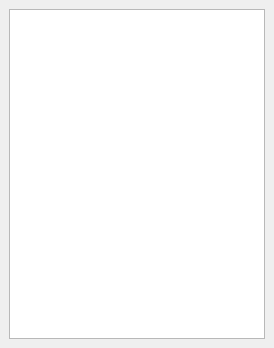
<?xml version="1.0" encoding="UTF-8"?>
<ui version="4.0">
 <class>ProjectManager</class>
 <widget class="QDockWidget" name="ProjectManager">
  <property name="geometry">
   <rect>
    <x>0</x>
    <y>0</y>
    <width>274</width>
    <height>348</height>
   </rect>
  </property>
  <property name="windowTitle">
   <string>Project Manager</string>
  </property>
  <widget class="QWidget" name="contents">
   <layout class="QVBoxLayout" name="verticalLayout_2">
    <item>
     <widget class="QTreeView" name="view">
      <property name="editTriggers">
       <set>QAbstractItemView::NoEditTriggers</set>
      </property>
      <property name="dragDropMode">
       <enum>QAbstractItemView::InternalMove</enum>
      </property>
      <property name="defaultDropAction">
       <enum>Qt::MoveAction</enum>
      </property>
      <property name="alternatingRowColors">
       <bool>true</bool>
      </property>
      <property name="selectionMode">
       <enum>QAbstractItemView::ExtendedSelection</enum>
      </property>
      <property name="selectionBehavior">
       <enum>QAbstractItemView::SelectItems</enum>
      </property>
      <property name="iconSize">
       <size>
        <width>16</width>
        <height>16</height>
       </size>
      </property>
      <property name="sortingEnabled">
       <bool>true</bool>
      </property>
      <property name="animated">
       <bool>true</bool>
      </property>
     </widget>
    </item>
   </layout>
  </widget>
 </widget>
 <resources/>
 <connections/>
</ui>
